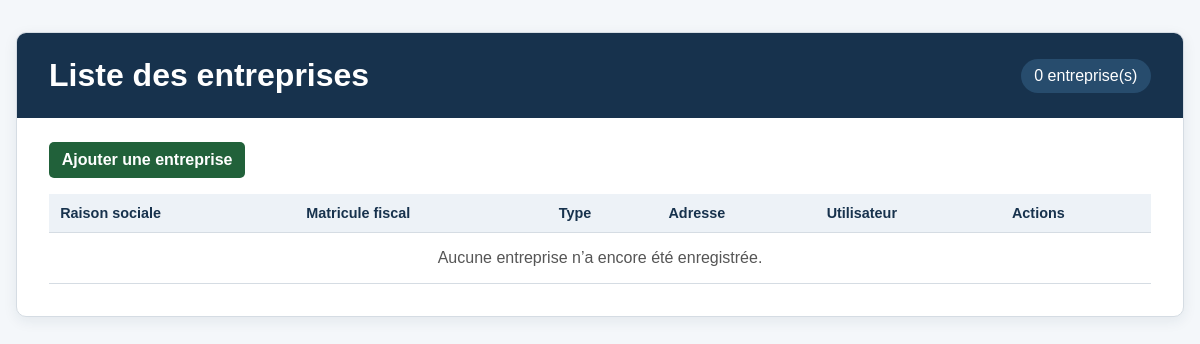
The page /entreprise/list-entreprises/ on the database as committed earlier.
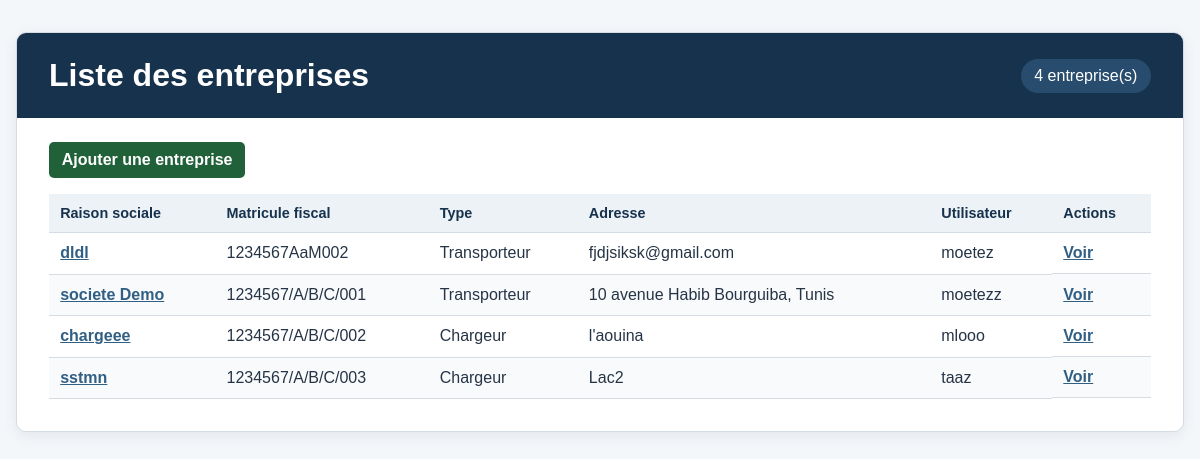
The same page on the database as committed later.
### EntrepriseApp/models.py (models this page shows, shortened)
class Entreprise(models.Model):
    raison_sociale = models.CharField(max_length=255, null=False, blank=False)
    matricule_fiscal = models.CharField(
        max_length=17,
        unique=True,
        validators=[matricule_fiscal_validator],
    )
    type_entreprise = models.CharField(
        max_length=100,
        choices=[
            ('chargeur', 'Chargeur'),
            ('transporteur', 'Transporteur'),
        ],
        default='chargeur',
    )
    adresse = models.TextField()
    created_at = models.DateTimeField(auto_now_add=True)
    updated_at = models.DateTimeField(auto_now=True)
    utilisateur = models.OneToOneField(
        Utilisateur,
        on_delete=models.CASCADE,
        related_name='entreprise',
    )

class Utilisateur(AbstractUser):
    user_id = models.CharField(
        max_length=8,
        primary_key=True,
        default=generate_user_id,
        editable=False,
    )
    email = models.EmailField(unique=True, null=False, blank=False)
    telephone = models.CharField(max_length=15, null=True, blank=True)
    role = models.CharField(
        max_length=20,
        choices=[
            ('admin', 'Admin'),
            ('chargeur', 'Chargeur'),
            ('transporteur', 'Transporteur'),
        ],
    )
    created_at = models.DateTimeField(auto_now_add=True)
    updated_at = models.DateTimeField(auto_now=True)
    objects = CustomUserManager()

### EntrepriseApp/views.py (the view)
# urls.py: path('list-entreprises/', EntrepriseListView.as_view(), name='entreprise_list'),
class EntrepriseListView(ListView):
    model = Entreprise
    template_name = 'entreprise/list.html'
    context_object_name = 'entreprises'
    queryset = Entreprise.objects.select_related('utilisateur')

### templates/entreprise/list.html (shortened to what this page needs)
<!DOCTYPE html>
<html lang="fr">
<head>
</head>
<body>
    <main>
        <header class="page-header">
            <h1>Liste des entreprises</h1>
            <p class="count">{{ entreprises|length }} entreprise(s)</p>
        </header>
        <section class="content">
            <a class="add-button" href="{% url 'entreprise_create' %}">Ajouter une entreprise</a>
            <div class="table-wrapper">
                <table>
                    <thead>
                        <tr>
                            <th>Raison sociale</th>
                            <th>Matricule fiscal</th>
                            <th>Type</th>
                            <th>Adresse</th>
                            <th>Utilisateur</th>
                            <th>Actions</th>
                        </tr>
                    </thead>
                    <tbody>
                        {% for entreprise in entreprises %}
                            <tr>
                                <td><a href="{% url 'entreprise_detail' entreprise.pk %}">{{ entreprise.raison_sociale }}</a></td>
                                <td>{{ entreprise.matricule_fiscal }}</td>
                                <td>{{ entreprise.get_type_entreprise_display }}</td>
                                <td>{{ entreprise.adresse|truncatechars:50 }}</td>
                                <td>{{ entreprise.utilisateur.username }}</td>
                                <td class="actions">
                                    <a href="{% url 'entreprise_detail' entreprise.pk %}">Voir</a>
                                </td>
                            </tr>
                        {% empty %}
                            <tr><td colspan="6" class="empty">Aucune entreprise n’a encore été enregistrée.</td></tr>
                        {% endfor %}
                    </tbody>
                </table>
            </div>
        </section>
    </main>
</body>
</html>

### templates/entreprise/list.html (style rules this page uses)
* { box-sizing: border-box; }
body { background: #f4f7fa; color: #263445; font-family: Arial, sans-serif; margin: 0; padding: 2rem 1rem; }
main { background: #fff; border: 1px solid #d5dce3; border-radius: 10px; box-shadow: 0 4px 14px rgb(23 50 77 / 8%); margin: 0 auto; max-width: 1200px; overflow: hidden; }
.page-header { align-items: center; background: #17324d; color: #fff; display: flex; flex-wrap: wrap; gap: 1rem; justify-content: space-between; padding: 1.5rem 2rem; }
.page-header h1 { margin: 0; }
.count { background: #274c6d; border-radius: 999px; color: #fff; margin: 0; padding: 0.5rem 0.85rem; }
.content { padding: 1.5rem 2rem 2rem; }
.add-button, .edit-button, .delete-button { border: 0; border-radius: 5px; color: #fff; cursor: pointer; display: inline-block; font: inherit; font-weight: 700; padding: 0.55rem 0.8rem; text-decoration: none; }
.add-button { background: #21613a; margin-bottom: 1rem; }
.table-wrapper { overflow-x: auto; }
table { border-collapse: collapse; width: 100%; }
th, td { border-bottom: 1px solid #d5dce3; padding: 0.7rem; text-align: left; white-space: nowrap; }
th { background: #edf2f7; color: #17324d; font-size: 0.9rem; }
tbody tr:nth-child(even) { background: #f8fafc; }
td a:not(.edit-button) { color: #315f84; font-weight: 700; }
.actions { align-items: center; display: flex; gap: 0.6rem; }

Rows that differ between the two databases and show on the page:
added Entreprise: raison_sociale "dldl", matricule_fiscal "1234567AaM002", type_entreprise "Transporteur", adresse "fjdjsiksk@gmail.com", utilisateur.username "moetez"
added Entreprise: raison_sociale "societe Demo", matricule_fiscal "1234567/A/B/C/001", type_entreprise "Transporteur", adresse "10 avenue Habib Bourguiba, Tunis", utilisateur.username "moetezz"
added Entreprise: raison_sociale "chargeee", matricule_fiscal "1234567/A/B/C/002", type_entreprise "Chargeur", adresse "l'aouina", utilisateur.username "mlooo"
added Entreprise: raison_sociale "sstmn", matricule_fiscal "1234567/A/B/C/003", type_entreprise "Chargeur", adresse "Lac2", utilisateur.username "taaz"
Other text that changed with them:
{{ entreprises|length }}: "0" → "4"
text no longer shown: "Aucune entreprise n’a encore été enregistrée."
